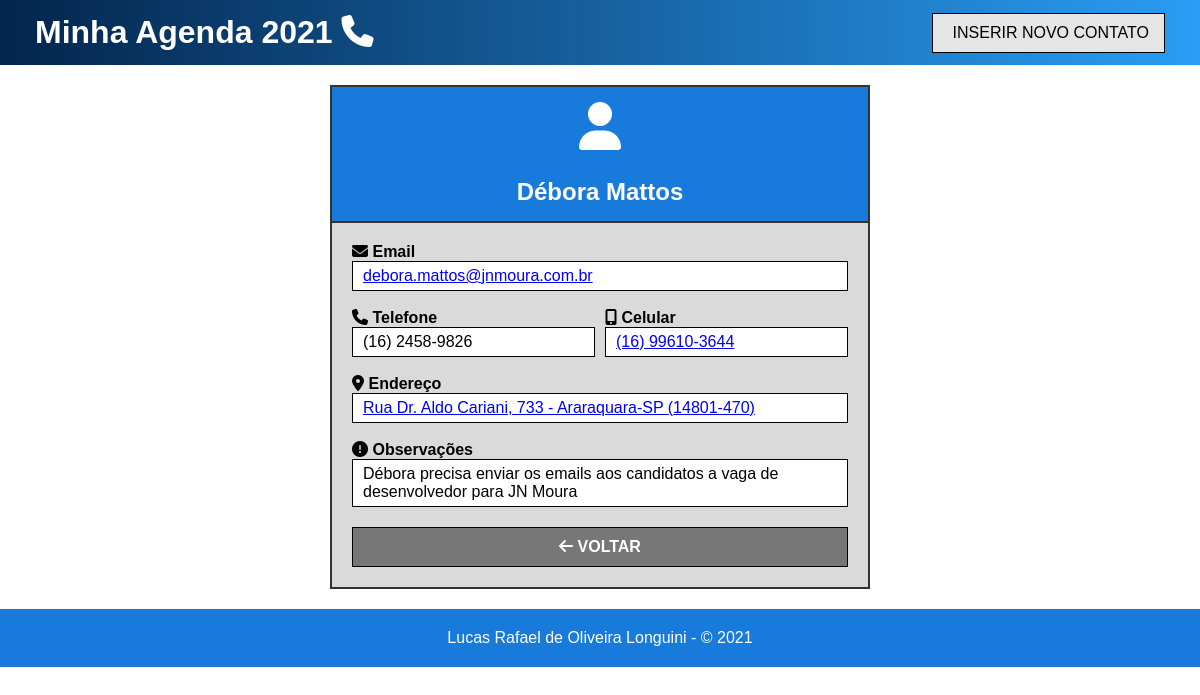
Screenshot of /?c=ContatoController&m=visualizar&id=3 with the database file from the repository.
### tables this page shows
CREATE TABLE Contatos (
	`id_contato`	INT NOT NULL AUTO_INCREMENT PRIMARY KEY,
	`nome`			VARCHAR(60) NOT NULL,
	`email`			VARCHAR(50) NULL,
	`telefone`		VARCHAR(14) NULL,
	`celular`		VARCHAR(15) NOT NULL,
	`endereco`		VARCHAR(50) NOT NULL,
	`num`			VARCHAR(5) NOT NULL,
	`bairro`		VARCHAR(30) NULL,
	`cidade`		VARCHAR(50) NOT NULL,
	`cep`			VARCHAR(9) NULL,
	`observacoes`	VARCHAR(1000) NULL,
	`id_estado`		INT NOT NULL,
	FOREIGN KEY (`id_estado`) REFERENCES Estados (`id_estado`)
);

CREATE TABLE Estados (
	`id_estado`		INT NOT NULL AUTO_INCREMENT PRIMARY KEY,
	`uf_nome`		VARCHAR(60) NOT NULL,
	`sigla`			CHAR(2) NOT NULL
);

### controllers/ContatoController.class.php (called while the page is built, shortened)
<?php
	require_once "models/Conexao.class.php";
	require_once "models/Contato.class.php";
	require_once "models/ContatoDAO.class.php";
	class ContatoController {
		public function visualizar() {
			$contatoDAO = new ContatoDAO();
			$ret = $contatoDAO->listarContato($_GET["id"]);
			$estado = $contatoDAO->listarEstados();
			require_once "views/view_contato.php";
		}
	}

### models/Conexao.class.php (called while the page is built, shortened)
<?php
	abstract class Conexao {
		protected function __construct() {
			try {
				$this->db = new PDO("mysql:host=localhost; dbname=AgendaTelefonica; charset=utf8mb4", "root", "");
			}
			catch(Exception $e) {
				die("Ocorreu um erro durante a conexão com o banco de dados. " .$e->getMessage());
			}
		}
	}

### models/ContatoDAO.class.php (called while the page is built, shortened)
<?php
	class ContatoDAO extends Conexao {
		public function listarContato($id) {
			$sql = "SELECT c.*, e.*
					FROM contatos c
					INNER JOIN estados e ON (c.id_estado = e.id_estado)
					WHERE c.id_contato = $id";
			try {
				$stmt = $this->db->prepare($sql);
				$stmt->execute();
				return $stmt->fetchAll(PDO::FETCH_OBJ);
				$this->db = null;
			}
			catch(Exception $e) {
				die("Erro ao listar o contato. " .$e->getMessage());
			}
		}
		public function listarEstados() {
			$sql = "SELECT * FROM Estados";
			try {
				$stmt = $this->db->prepare($sql);
				$stmt->execute();
				return $stmt->fetchAll(PDO::FETCH_OBJ);
				$this->db = null;
			}
			catch(Exception $e) {
				die("Erro ao listar os estados. " .$e->getMessage());
			}
		}
	}

### views/view_contato.php (the view)
<?php require_once "views/_nav.php" ?>
<main>
	<section id="dados">
		<h2>
			<span class="fas fa-user fa-2x"></span><br/><br/>
			<?php if (isset($ret)) echo $ret[0]->nome; ?>
		</h2>
		<div class="container">
			<p class="bold"><span class="fas fa-envelope"></span> Email</p>
			<p class="info">
				<a href="mailto:<?php if (isset($ret)) echo $ret[0]->email; ?>" title="Enviar email para <?php echo $ret[0]->email; ?>"><?php if (isset($ret)) echo $ret[0]->email; ?></a>
			</p>
			<br/>
			<div class="col-2">
				<p class="bold"><span class="fas fa-phone"></span> Telefone</p>
				<p class="bold"><span class="fas fa-mobile-alt"></span> Celular</p>
				<p class="info"><?php if (isset($ret)) echo $ret[0]->telefone; ?></p>
				<p class="info">
					<?php $cel = str_replace(array("(", ")", " ", "-"), "", $ret[0]->celular); ?>
					<a href="https://wa.me/55<?php echo $cel; ?>" target="_blank" title="Conversar via WhatsApp"><?php if (isset($ret)) echo $ret[0]->celular; ?></a>
				</p>
			</div>
			<br/>
			<p class="bold"><span class="fas fa-map-marker-alt"></span> Endereço</p>
			<p class="info">
				<?php
					if (isset($ret)) {
						foreach ($estado as $uf) {
							if ($uf->id_estado == $ret[0]->id_estado) {
								$endereco = $ret[0]->endereco .", ". $ret[0]->num ." - ". $ret[0]->cidade ."-". $uf->sigla;
							}
						}
					}
				?>
				<a href="https://www.google.com/maps/search/?api=1&query=<?php echo $endereco; ?>" title="Abrir no Google Maps" target="_blank"> <?php echo $endereco ." (". $ret[0]->cep .")"; ?></a>
			</p>
			<br/>
			<p class="bold"><span class="fas fa-exclamation-circle"></span> Observações</p>
			<p class="info"><?php if (isset($ret)) echo $ret[0]->observacoes; ?></p>
		</div>
		<div class="btn">
			<a href="index.php" name="cancel"><span class="fas fa-arrow-left"></span> VOLTAR</a>
		</div>
	</section>
</main>
<?php require_once "views/_footer.php" ?>

### views/assets/css/layout.css (style rules this page uses)
* { margin: 0; padding: 0; box-sizing: border-box; font-family: "Verdana", sans-serif; }
main { padding: 20px 60px; }
#dados { margin: auto; width: 50%; border: 2px solid #333; background-color: #DADADA; }
#dados h2 { background-color: #187BDC; color: #FFF; padding: 15px; text-align: center; border-bottom: 2px solid #333; }
#dados .bold { font-weight: bold; }
#dados .info { padding: 5px 10px; background-color: #FFF; border: 1px solid #000; font-family: "Arial", sans-serif; }
#dados .info a { font-family: "Arial", sans-serif; }
.container { padding: 20px; }
.col-2 { display: grid; grid-template-columns: repeat(2, 1fr); grid-column-gap: 10px; width: 100%; }
#dados .btn { display: flex; padding: 0 20px; justify-content: space-between; }
#dados .btn a { background-color: #777; border: 1px solid #000; width: 100%; text-align: center; padding: 10px 0; margin-bottom: 20px; text-decoration: none; color: #FFF; font-weight: bold; }

### rows the page displays
contatos: nome "Débora Mattos", email "debora.mattos@jnmoura.com.br", telefone "(16) 2458-9826", celular "(16) 99610-3644", endereco "Rua Dr. Aldo Cariani, 733 - Araraquara-SP", cep "14801-470", observacoes "Débora precisa enviar os emails aos candidatos a vaga de desenvolvedor para JN Moura"
